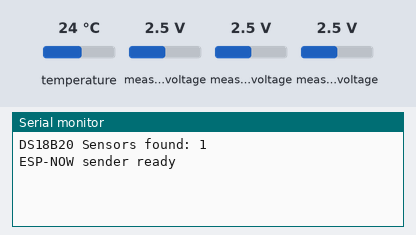
Recording of a sketch running on a simulated ESP32. Parts: the last lines printed to the serial monitor. Inputs (shaded band) come from the test bench; at power-on: temperature 24 °C, measured voltage 2.5 V.

Above: at 2.2 s.
2.3 s: temperature set to 12 °C
At 3.5 s:
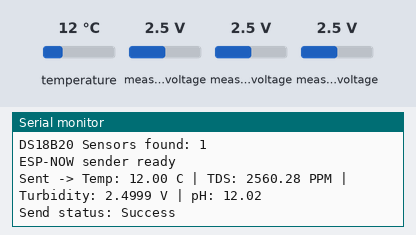
4.2 s: measured voltage (sensor 200) set to 0.1 V
At 5.6 s:
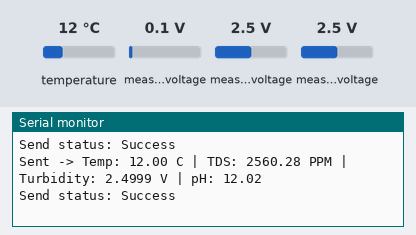
5.7 s: measured voltage (sensor 201) set to 0.1 V
7.2 s: measured voltage (sensor 202) set to 0.1 V
At 8.6 s:
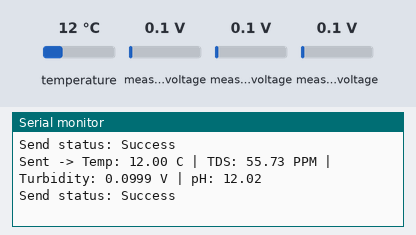
8.7 s: temperature set to 19 °C
10.2 s: measured voltage (sensor 200) set to 1.2 V
At 11.3 s:
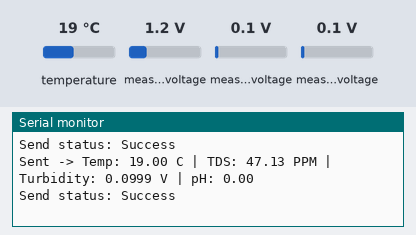
Timing chart, 0 to 12.7 s (numbered marks = the images above; inputs shaded):
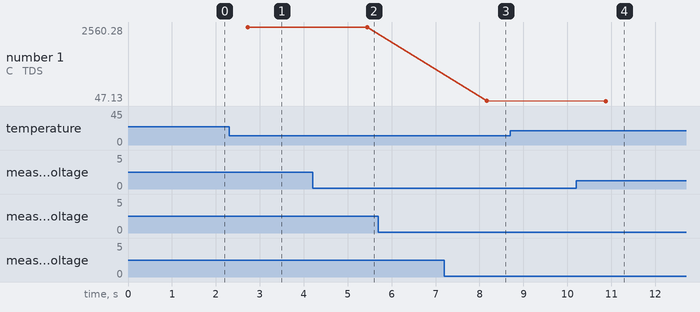

The sketch:

espsender.ino
```cpp
#include <esp_now.h>
#include <WiFi.h>
#include <Wire.h>
#include <OneWire.h>
#include <DallasTemperature.h>
#include <Adafruit_ADS1X15.h>

#define ONE_WIRE_BUS 4

OneWire oneWire(ONE_WIRE_BUS);
DallasTemperature tempSensor(&oneWire);
Adafruit_ADS1115 ads;

uint8_t receiverMac[] = {0x8C, 0x94, 0xDF, 0x6B, 0xD2, 0x94};

typedef struct SensorData {
  float tds;
  float turbidity;
  float temperature;
  float ph;
} SensorData;

SensorData readings;
esp_now_peer_info_t peerInfo;

const float VOLTAGE_AT_PH7 = 1.953;
const float VOLTAGE_AT_PH4 = 1.627;

float phSlope;
float phIntercept;

void onDataSent(const wifi_tx_info_t *tx_info, esp_now_send_status_t status) {
  Serial.print("Send status: ");
  Serial.println(status == ESP_NOW_SEND_SUCCESS ? "Success" : "Fail");
}

void setup() {
  Serial.begin(115200);
  delay(1000);

  tempSensor.begin();

  int count = tempSensor.getDeviceCount();
  Serial.print("DS18B20 Sensors found: ");
  Serial.println(count);

  if (count == 0) {
    Serial.println("Error: DS18B20 probe not detected! Check 4.7k pull-up resistor on GPIO 14.");
  }

  Wire.begin(21, 22);
  ads.setGain(GAIN_TWOTHIRDS);

  phSlope = (7.00 - 4.01) / (VOLTAGE_AT_PH7 - VOLTAGE_AT_PH4);
  phIntercept = 7.00 - (phSlope * VOLTAGE_AT_PH7);

  if (!ads.begin(0x48)) {
    Serial.println("ADS1115 not found!");
  }

  WiFi.mode(WIFI_STA);

  if (esp_now_init() != ESP_OK) {
    Serial.println("ESP-NOW failed");
    return;
  }

  esp_now_register_send_cb(onDataSent);

  memcpy(peerInfo.peer_addr, receiverMac, 6);
  peerInfo.channel = 0;
  peerInfo.encrypt = false;

  if (esp_now_add_peer(&peerInfo) != ESP_OK) {
    Serial.println("Failed to add peer");
    return;
  }

  Serial.println("ESP-NOW sender ready");
}

void loop() {
  const int NUM_SAMPLES = 10;
  float voltageSum = 0.0;

  for (int i = 0; i < NUM_SAMPLES; i++) {
    int16_t phRaw = ads.readADC_SingleEnded(2);
    voltageSum += phRaw * (6.144 / 32768.0);
    delay(10);
  }

  float phVoltage = voltageSum / NUM_SAMPLES;
  float phValue = (phSlope * phVoltage) + phIntercept;

  if (phValue < 0.0) phValue = 0.0;
  if (phValue > 14.0) phValue = 14.0;

  int16_t tdsRaw = ads.readADC_SingleEnded(0);
  float tdsvoltage = tdsRaw * (6.144 / 32768.0);

  int16_t turbidityRaw = ads.readADC_SingleEnded(1);
  float turbidityVoltage = turbidityRaw * (6.144 / 32768.0);
  float turbidityValue = turbidityVoltage;

  tempSensor.requestTemperatures();
  delay(750);

  float currentTemp = tempSensor.getTempCByIndex(0);

  if (currentTemp == DEVICE_DISCONNECTED_C || currentTemp < -50) {
    currentTemp = 25.0;
  }

  float compensationCoefficient = 1.0 + 0.02 * (currentTemp - 25.0);
  float compensationVoltage = tdsvoltage / compensationCoefficient;

  float tdsPPM =
    (133.42 * pow(compensationVoltage, 3)
    - 255.86 * pow(compensationVoltage, 2)
    + 857.39 * compensationVoltage) * 0.5;

  readings.tds = tdsPPM;
  readings.turbidity = turbidityValue;
  readings.temperature = currentTemp;
  readings.ph = phValue;

  esp_err_t result = esp_now_send(receiverMac, (uint8_t *)&readings, sizeof(readings));

  if (result == ESP_OK) {
    Serial.printf("Sent -> Temp: %.2f C | TDS: %.2f PPM | Turbidity: %.4f V | pH: %.2f\n",
      readings.temperature,
      readings.tds,
      readings.turbidity,
      readings.ph);
  } else {
    Serial.println("Error sending data");
  }

  delay(1000);
}
```

Measured:
- after the input at 2.3 s, the serial monitor: prints a new line after 0.43 s (image 1)
